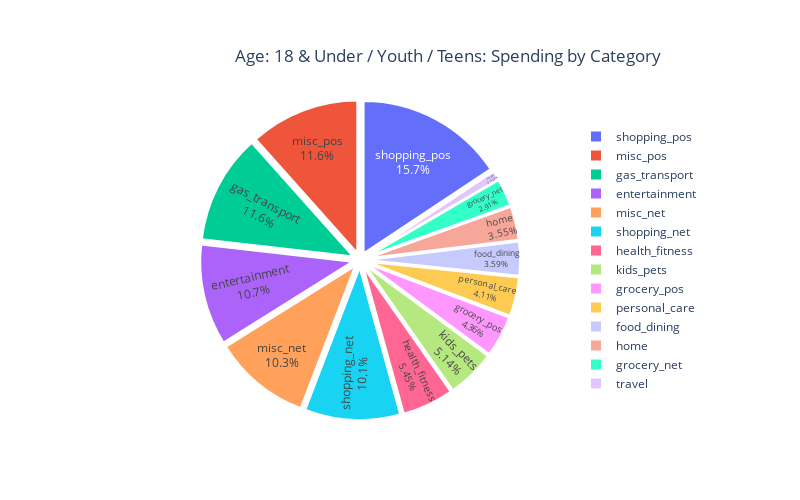

The code cell stored with this chart in its notebook:
### Code cell
import plotly.express as px

# Step 1: Filter data for the under-18 group
under_18_data = df2[df2['age_description'] == 'Age: 18 & Under / Youth / Teens']

# Step 2: Group the data by category and calculate total spend
under_18_spend_by_category = under_18_data.groupby('category')['amt'].sum().reset_index()

# Step 3: Calculate the percentage of total spend for each category
total_spend_under_18 = under_18_spend_by_category['amt'].sum()
under_18_spend_by_category['percentage'] = (under_18_spend_by_category['amt'] / total_spend_under_18) * 100

# Round percentage to one decimal place for display
under_18_spend_by_category['percentage'] = under_18_spend_by_category['percentage'].round(1)

# Keep 'amt' as numerical for plotting but create a formatted version for hover
under_18_spend_by_category['amt_formatted'] = under_18_spend_by_category['amt'].round(2).map('${:,.2f}'.format)

# Step 4: Create a pie chart using Plotly Express
fig = px.pie(
    under_18_spend_by_category, 
    names='category', 
    values='amt',  # Keep this numerical for plotting
    title='Age: 18 & Under / Youth / Teens: Spending by Category',
    hover_data=['amt_formatted'],  # Only show Total Spend on hover
    labels={'amt_formatted': 'Total Spend'}
)

# Customize the chart with percentages on the slices and display total spend on hover
fig.update_traces(
    textposition='inside', 
    textinfo='percent+label', 
    hovertemplate='Total Spend: $%{value:,.2f}', 
    pull=[0.05] * len(under_18_spend_by_category),  # Pull out each slice slightly
    marker=dict(line=dict(color='white', width=2))  # Add white border around each slice
    )

# Update the layout for better alignment of the pie chart and legend
fig.update_layout(
    width=800,  # Adjust width
    height=500,  # Adjust height
    title={
        'text': 'Age: 18 & Under / Youth / Teens: Spending by Category',
        'y':0.90,  # position of the title from bottom to top (0-1 scale)
        'x':0.56,   # center the title horizontally
        'xanchor': 'center',
        'yanchor': 'top'
    },
    legend={
        'yanchor': 'middle',  # vertical centering
        'y': 0.5,             # legend is vertically centered
        'xanchor': 'left',     # move the legend to the right side
        'x': .8             # move the legend further right to avoid overlapping the pie chart
    },
    margin=dict(l=0  # adds 100px left margin to move the pie chart to the left
))
# Display the chart
fig.show()

### Figure 1 — Plotly figure (JSON) as saved in the notebook; plotly's stock layout.template omitted (floating-point values rounded to 4 significant figures)
{"data": [{"customdata": [["$92,377.78"], ["$30,974.11"], ["$99,996.08"], ["$25,080.32"], ["$37,621.99"], ["$47,003.94"], ["$30,666.32"], ["$44,322.22"], ["$88,808.86"], ["$100,137.99"], ["$35,495.51"], ["$87,188.80"], ["$135,293.54"], ["$7,963.75"]], "domain": {"x": [0, 1], "y": [0, 1]}, "hovertemplate": "Total Spend: $%{value:,.2f}", "labels": ["entertainment", "food_dining", "gas_transport", "grocery_net", "grocery_pos", "health_fitness", "home", "kids_pets", "misc_net", "misc_pos", "personal_care", "shopping_net", "shopping_pos", "travel"], "legendgroup": "", "marker": {"line": {"color": "white", "width": 2}}, "name": "", "pull": [0.05, 0.05, 0.05, 0.05, 0.05, 0.05, 0.05, 0.05, 0.05, 0.05, 0.05, 0.05, 0.05, 0.05], "showlegend": true, "textinfo": "percent+label", "textposition": "inside", "type": "pie", "values": [92380.0, 30970.0, 100000.0, 25080.0, 37620.0, 47000.0, 30670.0, 44320.0, 88810.0, 100100.0, 35500.0, 87190.0, 135300.0, 7964.0]}], "layout": {"height": 500, "legend": {"tracegroupgap": 0, "x": 0.8, "xanchor": "left", "y": 0.5, "yanchor": "middle"}, "margin": {"l": 0}, "title": {"text": "Age: 18 & Under / Youth / Teens: Spending by Category", "x": 0.56, "xanchor": "center", "y": 0.9, "yanchor": "top"}, "width": 800}}
